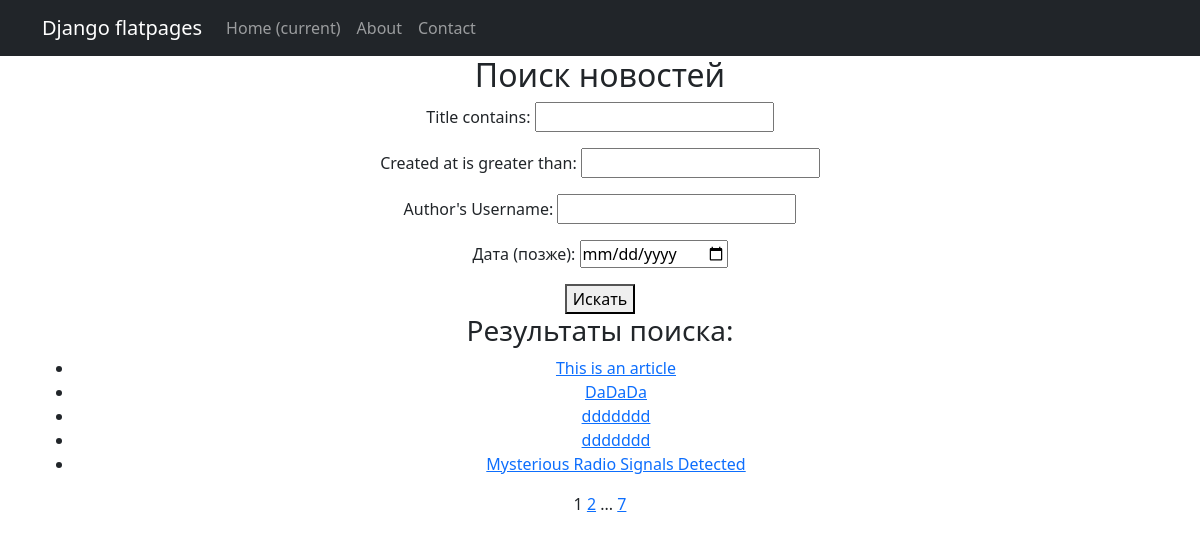
Page /news/search/ on the earlier database version.
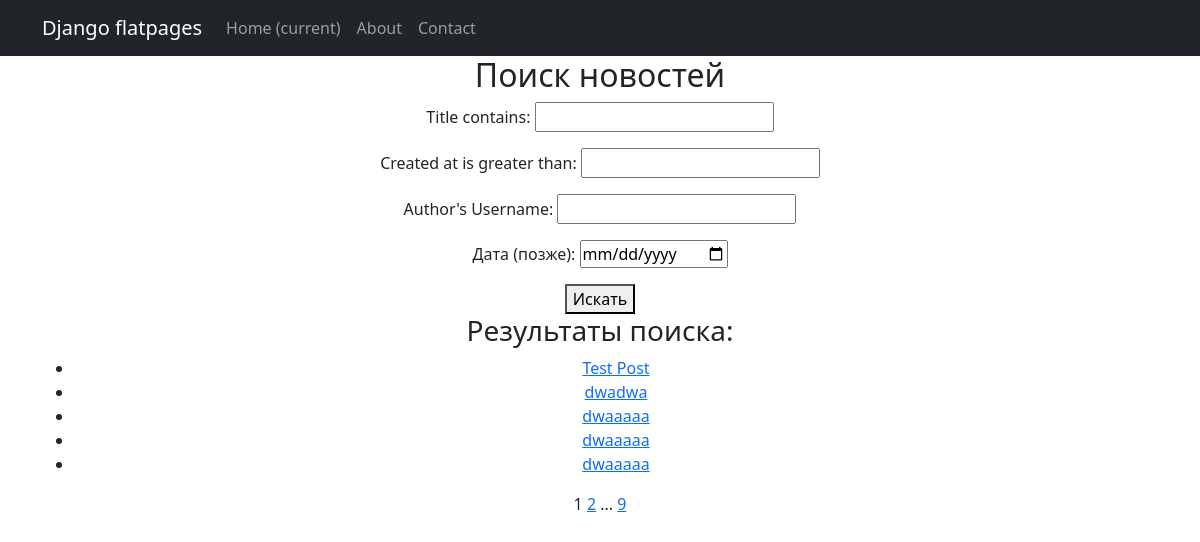
Same page on the later database version.
### news/models.py (models this page shows, shortened)
class Post(models.Model):
    ARTICLE = 'AR'
    NEWS = 'NW'
    POST_TYPES = [
        (ARTICLE, 'статья'),
        (NEWS, 'новость'),
    ]
    post_type = models.CharField(max_length=2, choices=POST_TYPES, default=ARTICLE)
    created_at = models.DateTimeField(auto_now_add=True)
    title = models.CharField(max_length=255)
    text = models.TextField()
    rating = models.IntegerField(default=0)
    author = models.ForeignKey(Author, on_delete=models.CASCADE, related_name="posts")
    categories = models.ManyToManyField(Category, through='PostCategory')

### news/views.py (the view)
# urls.py: path('search/', PostsSearch.as_view(), name='post_search'),
class PostsSearch(FilterView):
    model = Post
    template_name = 'posts_search.html'
    filterset_class = PostFilter  # Подключаем фильтр
    context_object_name = 'posts'
    paginate_by = 5
    ordering = '-created_at'

### news/templatetags/custom_tags.py (called while the page is built)
@register.simple_tag(takes_context=True)
def url_replace(context, **kwargs):
    d = context['request'].GET.copy()
    for k, v in kwargs.items():
        d[k] = v
    return d.urlencode()

### templates/posts_search.html (shortened to what this page needs)
{% extends 'flatpages/default.html' %}
{% load custom_tags %}
{% block content %}
    <h2>Поиск новостей</h2>
    <form method="get">
        {{ filter.form.as_p }}
        <button type="submit">Искать</button>
    </form>
    <h3>Результаты поиска:</h3>
    <ul>
        {% for post in posts %}
            <li><a href="{% url 'post_detail' post.pk %}">{{ post.title }}</a></li>
        {% empty %}
            <p>Новостей не найдено.</p>
        {% endfor %}
    </ul>
   {{ page_obj.number }}
   {% if page_obj.has_next %}
       <a href="?{% url_replace page=page_obj.next_page_number %}">{{ page_obj.next_page_number }}</a>
       {% if paginator.num_pages != page_obj.next_page_number %}
           ...
           <a href="?{% url_replace page=page_obj.paginator.num_pages %}">{{ page_obj.paginator.num_pages }}</a>
       {% endif %}
   {% endif %}
{% endblock content %}

Differences in the rows shown:
no longer on this page (row unchanged): Post: title "This is an article"
no longer on this page (row unchanged): Post: title "DaDaDa"
no longer on this page (row unchanged): Post: title "ddddddd"
no longer on this page (row unchanged): Post: title "ddddddd"
no longer on this page (row unchanged): Post: title "Mysterious Radio Signals Detected"
added Post: title "Test Post"
added Post: title "dwadwa"
added Post: title "dwaaaaa"
added Post: title "dwaaaaa"
added Post: title "dwaaaaa"
Other differences:
{{ page_obj.paginator.num_pages }}: "7" → "9"
